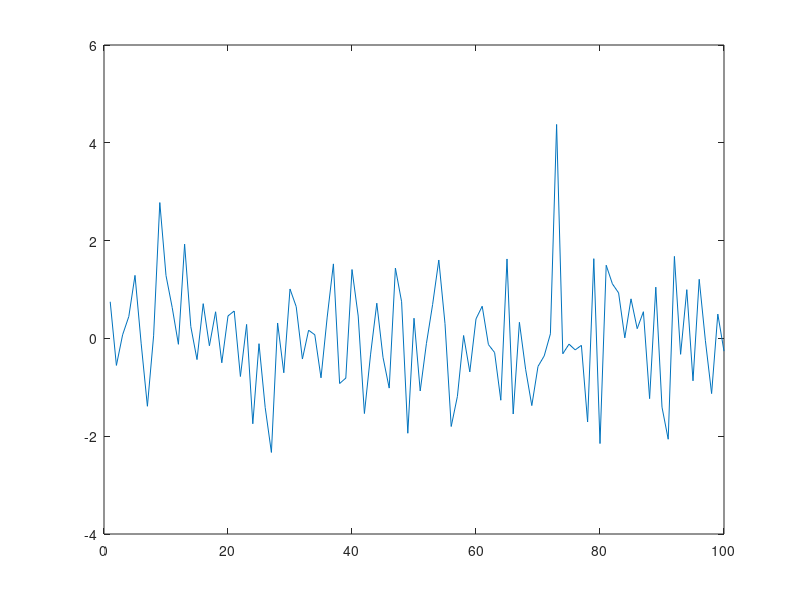

This figure's MATLAB source: (Note: this script raises an error after producing the figure.)
plot(randn(100,1)); 
set(gca,'Units','normalized','Position',[0.13 0.11 0.775 0.815]);
set(gcf,'Units','pixels','Position',[4 4 1200 900]);  %# Modify figure size
hgexport(gcf,'myfig.png',...
    hgexport('factorystyle'),'Format','png');
